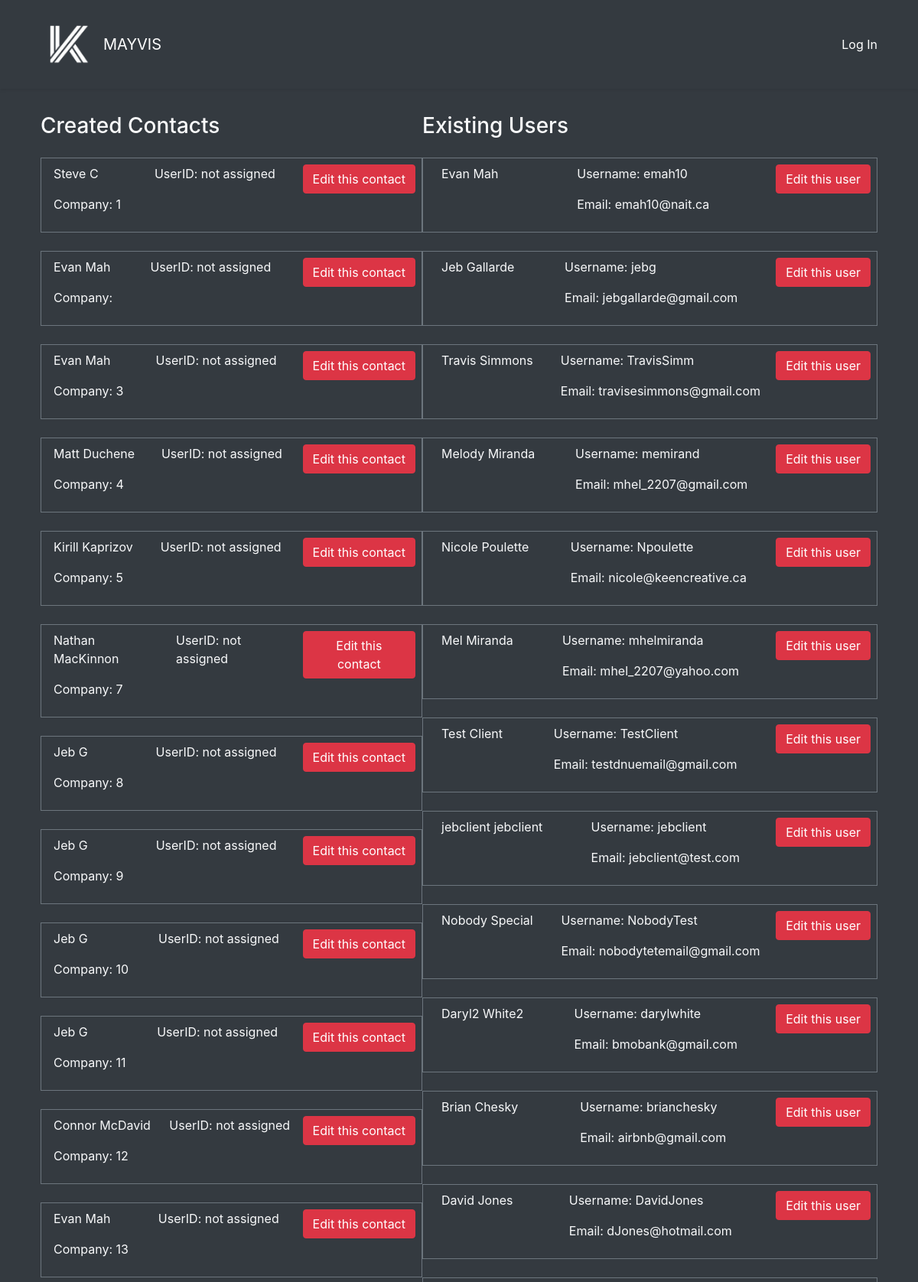
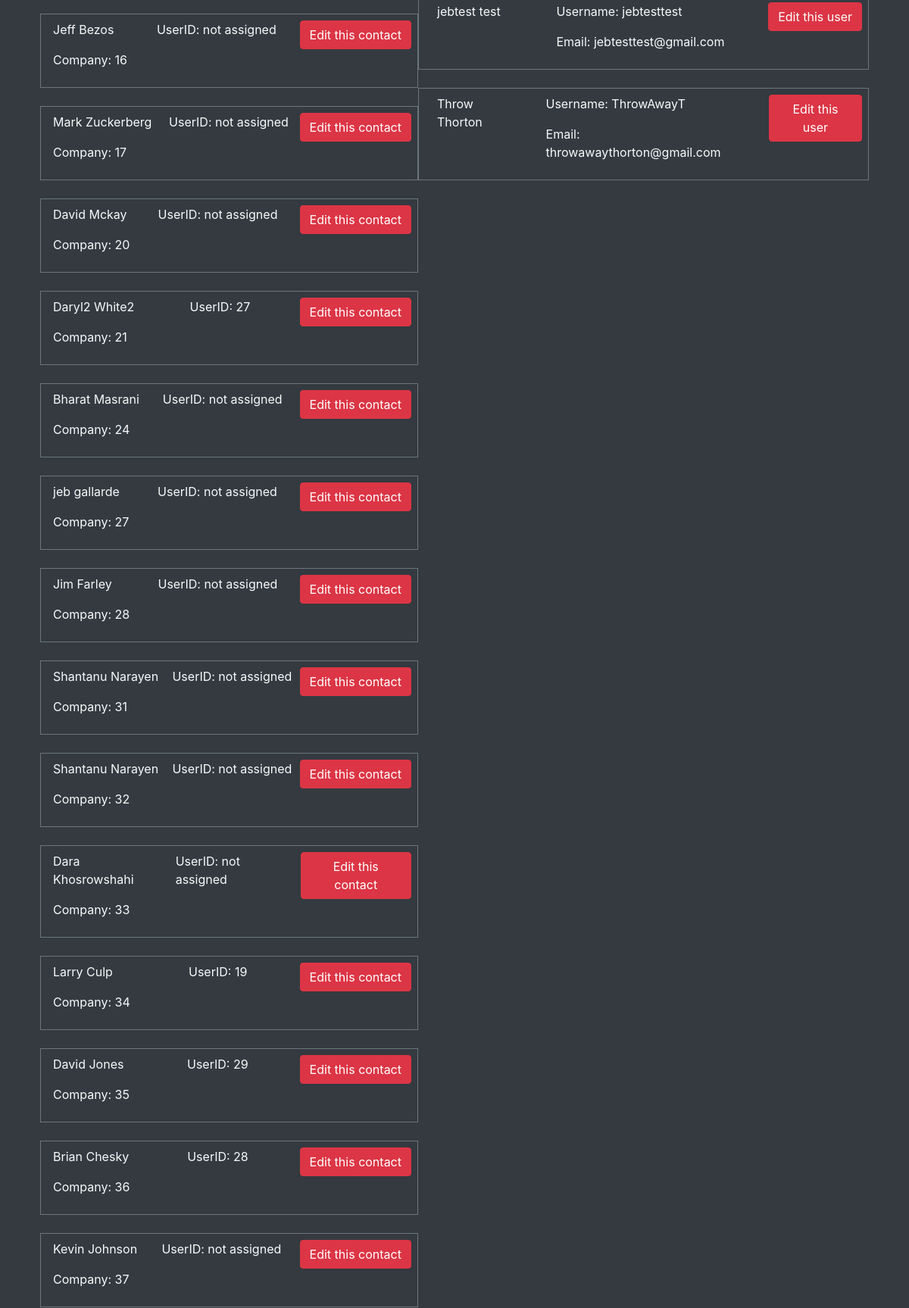
/employee-usercontrol.php (signed in, upper part), run on the app's committed database (2 pictures, top to bottom).
### tables this page shows
CREATE TABLE `contacts` (
  `contact_id` int(11) NOT NULL,
  `first_name` text NOT NULL,
  `last_name` text NOT NULL,
  `email` text DEFAULT NULL,
  `user_id` int(11) DEFAULT NULL,
  `client_id` int(11) DEFAULT NULL
);

CREATE TABLE `users` (
  `user_id` int(11) NOT NULL COMMENT 'auto incrementing user_id of each user, unique index',
  `user_name` varchar(64) NOT NULL COMMENT 'user''s name, unique',
  `user_password_hash` varchar(255) NOT NULL COMMENT 'user''s password in salted and hashed format',
  `user_email` varchar(64) NOT NULL COMMENT 'user''s email, unique',
  `first_name` varchar(64) NOT NULL COMMENT 'user''s first name',
  `last_name` varchar(64) NOT NULL COMMENT 'user''s last name',
  `user_status` enum('0','1','2','') NOT NULL DEFAULT '0' COMMENT 'user''s permission levels.\r\n0 = client\r\n1 = employee\r\n2 = administrator',
  `notifications` enum('0','1') NOT NULL DEFAULT '1' COMMENT '0 = off, 1 = on'
);

### employee-usercontrol.php (the view, shortened to what this page needs)
<?php
include 'includes/header-new.php';
include 'connect.php';
?>
<div class="container">
    <div class="d-flex justify-content-between p-2">
        <div>
            <h3>Created Contacts</h3>
            <?php
            if (isset($_SESSION['user_id'])) {
                $sql = "SELECT * from contacts  ORDER BY contact_id ASC";
                $result = $conn->query($sql);
                $output = "";
                while ($row = $result->fetch_object()) {
                    $id_message = "";
                    $contact_id = $row->contact_id;
                    $first_name = $row->first_name;
                    $last_name = $row->last_name;
                    $user_id = $row->user_id;
                    $client_id = $row->client_id;
                    if (isset($user_id)) {
                        $id_message = $user_id;
                    } else {
                        $id_message = "not assigned";
                    }
                    $output .= "<div class='border border-secondary d-flex justify-content-between my-4 p-2'>";
                    $output .= "<div>";
                    $output .= "<p class='px-2'>$first_name $last_name</p>";
                    $output .= "<p class='px-2'>Company: $client_id</p>";
                    $output .= "</div>";
                    $output .= "<p class='px-2'>UserID: $id_message</p>";
                    $output .= "<div>";
                    $output .= "<a class='btn btn-danger' href='usercontrol-contact.php?contact_id=$contact_id' >Edit this contact</a>";
                    $output .= "</div>";
                    $output .= "</div>";
                }
                echo $output;
            } else {
                echo "<h3>Please Sign in to view</h3>";
            }
            ?>
        </div>
        <div>
            <h3>Existing Users</h3>
            <?php
            if (isset($_SESSION['user_id'])) {
                $sql = "SELECT * from users  ORDER BY user_id ASC";
                $result = $conn->query($sql);
                $output = "";
                while ($row = $result->fetch_object()) {
                    $user_id = $row->user_id;
                    $user_name = $row->user_name;
                    $user_email = $row->user_email;
                    $first_name = $row->first_name;
                    $last_name = $row->last_name;
                    $output .= "<div class='border border-secondary d-flex justify-content-between my-4 p-2'>";
                    $output .= "<p class='px-3'>$first_name $last_name</p>";
                    $output .= "<div>";
                    $output .= "<p class='px-3'>Username: $user_name</p>";
                    $output .= "<p class='px-3'>Email: $user_email</p>";
                    $output .= "</div>";
                    $output .= "<div>";
                    $output .= "<a class='btn btn-danger' href='user-control-user.php?user_id=$user_id'>Edit this user</a>";
                    $output .= "</div>";
                    $output .= "</div>";
                }
                echo $output;
            } else {
                echo "<h3>Please Sign in to view</h3>";
            }
            ?>
        </div>
    </div>
</div>

### includes/footer.php (style rules this page uses)
html, body { height: 100%; margin: 0; }
body { display: flex; flex-direction: column; }

### data on the page
contacts: first_name "Steve", last_name "C", client "1", id_message "not assigned"
contacts: first_name "Evan", last_name "Mah", id_message "not assigned"
contacts: first_name "Evan", last_name "Mah", client "3", id_message "not assigned"
contacts: first_name "Matt", last_name "Duchene", client "4", id_message "not assigned"
contacts: first_name "Kirill", last_name "Kaprizov", client "5", id_message "not assigned"
contacts: first_name "Nathan", last_name "MacKinnon", client "7", id_message "not assigned"
contacts: first_name "Jeb", last_name "G", client "8", id_message "not assigned"
contacts: first_name "Jeb", last_name "G", client "9", id_message "not assigned"
contacts: first_name "Jeb", last_name "G", client "10", id_message "not assigned"
contacts: first_name "Jeb", last_name "G", client "11", id_message "not assigned"
contacts: first_name "Connor", last_name "McDavid", client "12", id_message "not assigned"
contacts: first_name "Evan", last_name "Mah", client "13", id_message "not assigned"
contacts: first_name "Jeff", last_name "Bezos", client "16", id_message "not assigned"
contacts: first_name "Mark", last_name "Zuckerberg", client "17", id_message "not assigned"
contacts: first_name "David", last_name "Mckay", client "20", id_message "not assigned"
contacts: first_name "Daryl2", last_name "White2", client "21", user "27"
contacts: first_name "Bharat", last_name "Masrani", client "24", id_message "not assigned"
contacts: first_name "jeb", last_name "gallarde", client "27", id_message "not assigned"
contacts: first_name "Jim", last_name "Farley", client "28", id_message "not assigned"
contacts: first_name "Shantanu", last_name "Narayen", client "31", id_message "not assigned"
contacts: first_name "Shantanu", last_name "Narayen", client "32", id_message "not assigned"
contacts: first_name "Dara", last_name "Khosrowshahi", client "33", id_message "not assigned"
contacts: first_name "Larry", last_name "Culp", client "34", user "19"
contacts: first_name "David", last_name "Jones", client "35", user "29"
contacts: first_name "Brian", last_name "Chesky", client "36", user "28"
contacts: first_name "Kevin", last_name "Johnson", client "37", id_message "not assigned"
users: first_name "Evan", last_name "Mah", user_name "emah10", user_email "emah10@nait.ca"
users: first_name "Jeb", last_name "Gallarde", user_name "jebg", user_email "jebgallarde@gmail.com"
users: first_name "Travis", last_name "Simmons", user_name "TravisSimm", user_email "travisesimmons@gmail.com"
users: first_name "Melody", last_name "Miranda", user_name "memirand", user_email "mhel_2207@gmail.com"
users: first_name "Nicole", last_name "Poulette", user_name "Npoulette", user_email "nicole@keencreative.ca"
users: first_name "Mel", last_name "Miranda", user_name "mhelmiranda", user_email "mhel_2207@yahoo.com"
users: first_name "Test", last_name "Client", user_name "TestClient", user_email "testdnuemail@gmail.com"
users: first_name "jebclient", last_name "jebclient", user_name "jebclient", user_email "jebclient@test.com"
users: first_name "Nobody", last_name "Special", user_name "NobodyTest", user_email "nobodytetemail@gmail.com"
users: first_name "Daryl2", last_name "White2", user_name "darylwhite", user_email "bmobank@gmail.com"
users: first_name "Brian", last_name "Chesky", user_name "brianchesky", user_email "airbnb@gmail.com"
users: first_name "David", last_name "Jones", user_name "DavidJones", user_email "dJones@hotmail.com"
users: first_name "jebtest", last_name "test", user_name "jebtesttest", user_email "jebtesttest@gmail.com"
users: first_name "Throw", last_name "Thorton", user_name "ThrowAwayT", user_email "throwawaythorton@gmail.com"
